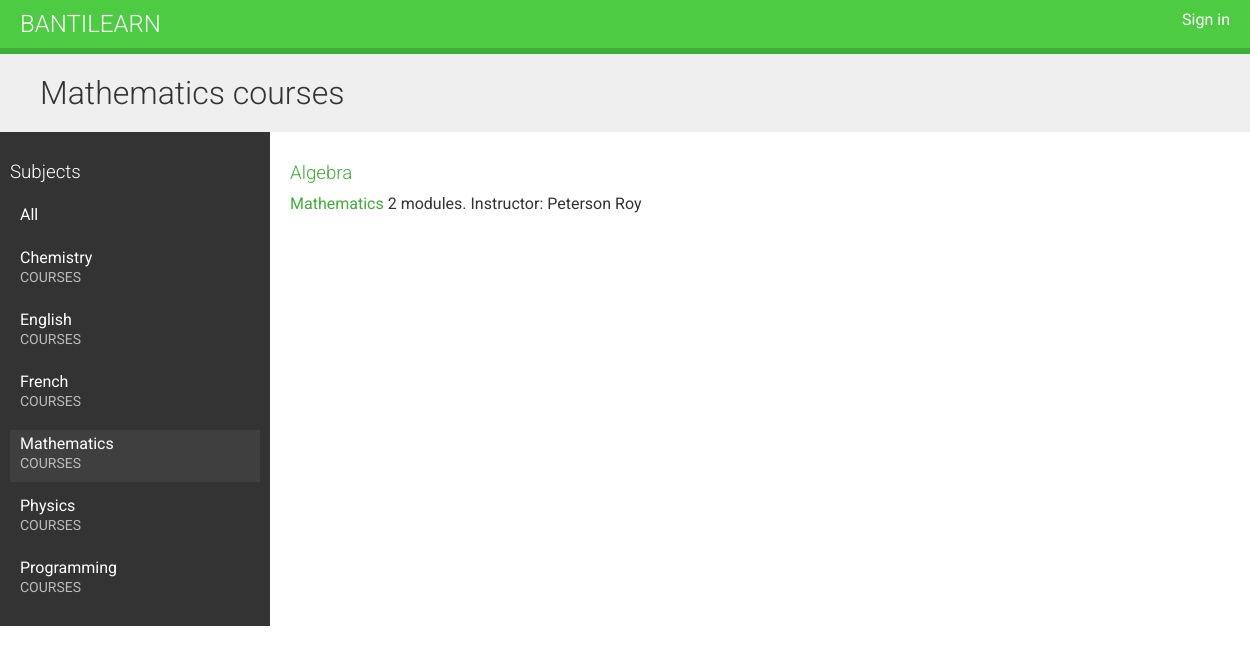
The app's page /course/subject/mathematics/ with its own data.
### courses/models.py (models this page shows, shortened)
class Subject(models.Model):
    title = models.CharField(max_length=200)
    slug = models.SlugField(max_length=200, unique=True)
    class Meta:
        ordering = ["title"]
    def __str__(self) -> str:
        return self.title

class Course(models.Model):
    owner = models.ForeignKey(
        User, related_name="courses_created", on_delete=models.CASCADE
    )
    subject = models.ForeignKey(
        Subject, related_name="courses", on_delete=models.CASCADE
    )
    title = models.CharField(max_length=200)
    slug = models.SlugField(max_length=200, unique=True)
    overview = models.TextField()
    created = models.DateTimeField(auto_now_add=True)
    class Meta:
        ordering = ["-created"]

### courses/views.py (the view)
# urls.py: path("", CourseListView.as_view(), name="course_list"),
class CourseListView(TemplateResponseMixin, View):
    model = Course
    template_name = "courses/course/list.html"
    def get(self, request, subject=None):
        subjects = Subject.objects.annotate(total_courses=Count("courses"))
        courses = Course.objects.annotate(total_modules=Count("modules"))
        if subject:
            subject = get_object_or_404(Subject, slug=subject)
            courses = courses.filter(subject=subject)
        return self.render_to_response(
            {"subjects": subjects, "subject": subject, "courses": courses}
        )

### courses/templates/courses/course/list.html (shortened to what this page needs)
{% extends "base.html" %}
{% block content %}
    <h1>
        {% if subject %}
            {{ subject.title }} courses
            {% else %}
            All courses
        {% endif %}
    </h1>
    <div class="contents">
        <h3>Subjects</h3>
        <ul id="modules">
            <li {% if not subject %} class="selected" {% endif %}>
                <a href="{% url 'course_list' %}">All</a>
            </li>
            {% for s in subjects %}
                <li {% if subject == s %} class="selected" {% endif %}>
                    <a href="{% url 'course_list_subject' s.slug %}">{{ s.title }}
                        <br> <span> {{ s.total_course }} courses</span>
                    </a>
                </li>
            {% endfor %}
        </ul>
    </div>
    <div class="module">
        {% for course in courses %}
            {% with subject=course.subject %}
                <h3>
                    <a href="{% url 'course_detail' course.slug %}">
                        {{ course.title }}
                    </a>
                </h3>
                <p>
                    <a href="{% url 'course_list_subject' subject.slug %}"> {{ subject }}</a>
                    {{ course.total_modules }} modules.
                    Instructor: {{ course.owner.get_full_name }}
                </p>
            {% endwith %}
        {% endfor %}
    </div>
{% endblock %}

### courses/static/css/base.css (style rules this page uses)
body { margin: 0; font-family: "Roboto", sans-serif; font-weight: 400; color: #333; }
a { color: #3fad37; text-decoration: none; }
ul { float: left; }
h1, h2, h3, h4, h5, h6 { font-family: "Roboto", sans-serif; font-weight: 300; }
h1 { background: #efefef; width: 100%; overflow: auto; padding: 20px 0 20px 40px; margin: 0; }
.module { padding: 10px 20px; float: left; width: 600px; }
.module h3 { margin: 20px 0 0; padding: 0; width: 100%; }
.module p { margin: 10px 0 20px; width: 100%; float: left; }
.contents { width: 20%; padding: 10px; float: left; background: #333; color: #fff; font-family: "Roboto", sans-serif; }
.contents ul { list-style: none; margin: 0; padding: 0; width: 100%; }
.contents ul li { margin: 0 0 10px 0; padding: 4px 10px 10px; overflow: auto; cursor: move; }
.contents ul li.selected { background: #3f3f3f; }
.contents ul span { text-transform: uppercase; color: #bbb; font-size: 14px; }
.contents ul a { display: block; color: #fff; text-decoration: none; }

### records on screen
Subject: title "Mathematics"
Subject: title "Chemistry"
Subject: title "English"
Subject: title "French"
Subject: title "Physics"
Subject: title "Programming"
Course: title "Algebra", subject "Mathematics", total_modules "2", owner.get_full_name "Peterson Roy"
